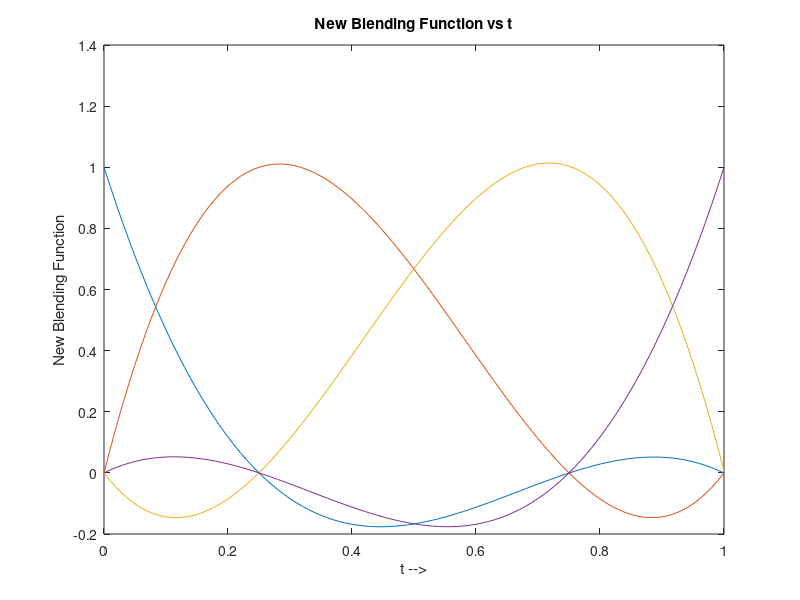
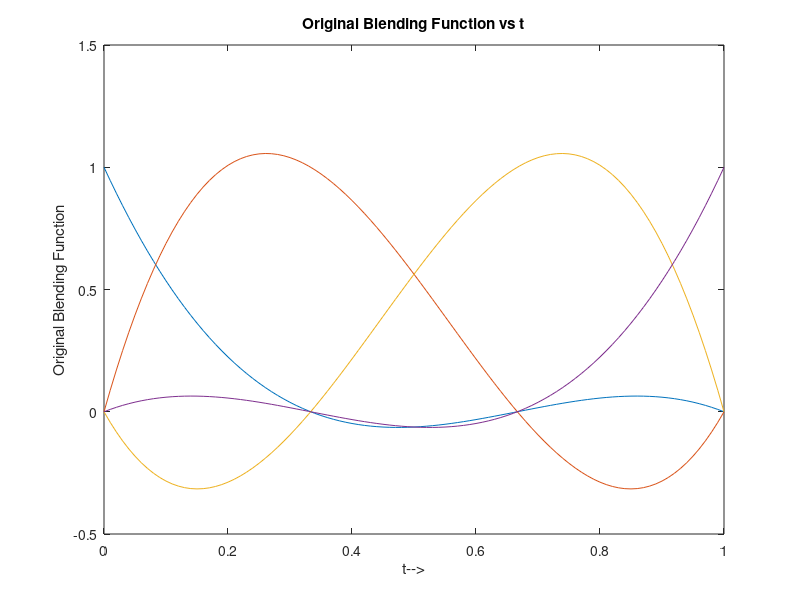
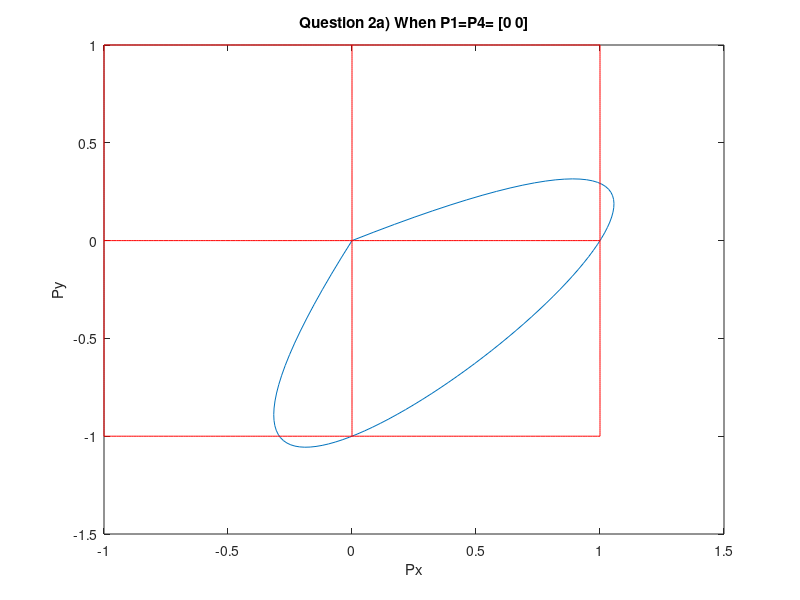

The MATLAB script that drew these images, in order:
close all ; clc ; clear all;

%% 2c)
t  = [0:0.01:1]';                           %Values of t
B1 = [-5.334 10.667 -10.667 5.334; ...      %Second Formulation of 
      10.667 -18.667 13.34 -5.334; ...      %Blending Function
     -6.334 8 -2.667 1 ;... 
      1  0 0 0 ]
T = [t.^3, t.^2, t ,ones(101,1)];           % T(t) =[t^3 t^2 t 1]

P1 = T*B1;                                  % P1 = T(t) * M
figure();
plot(t,P1)                                  % Plot New Blending Function
xlabel('t -->');
ylabel('New Blending Function');
title('New Blending Function vs t');

B2= [-4.5 13.5 -13.5 4.5;                   % Original Blending Function
      9.0 -22.5 18 -4.5;
      -5.5 9.0 -4.5 1.0;
       1.0 0 0 0];
   
P2 = T*B2;                                  % P2 = T(t)* M 
figure();
plot(t,P2)                                  %PLot Original Blending Fn
xlabel('t-->');
ylabel('Original Blending Function');
title('Original Blending Function vs t');

%% 2d) Plot the Original 4-point interpolation curve for given points     

Pt = P2*[0 0 ; 1 0 ; 0 -1 ;  0 0 ]

figure();
plot(Pt(:,1) , Pt(:,2)) 
title('Question 2a) When P1=P4= [0 0]')
xlabel('Px')
ylabel('Py')
linex = zeros(1) * t 
hold on
plot(linex,t,'r')
plot(t,linex,'r')
plot(linex,-t,'r')
plot(-t , linex , 'r')

linex1 = ones(1,101)*1; 
hold on;
plot(linex1,t,'r');
plot(t,linex1,'r');
plot(linex1,-t,'r');
plot(-t , linex1 , 'r');

linex2 = ones(1,101)*-1; 
hold on;
plot(linex2,t,'r');
plot(t,linex2,'r');
plot(linex2,-t,'r');
plot(-t , linex2 , 'r');




